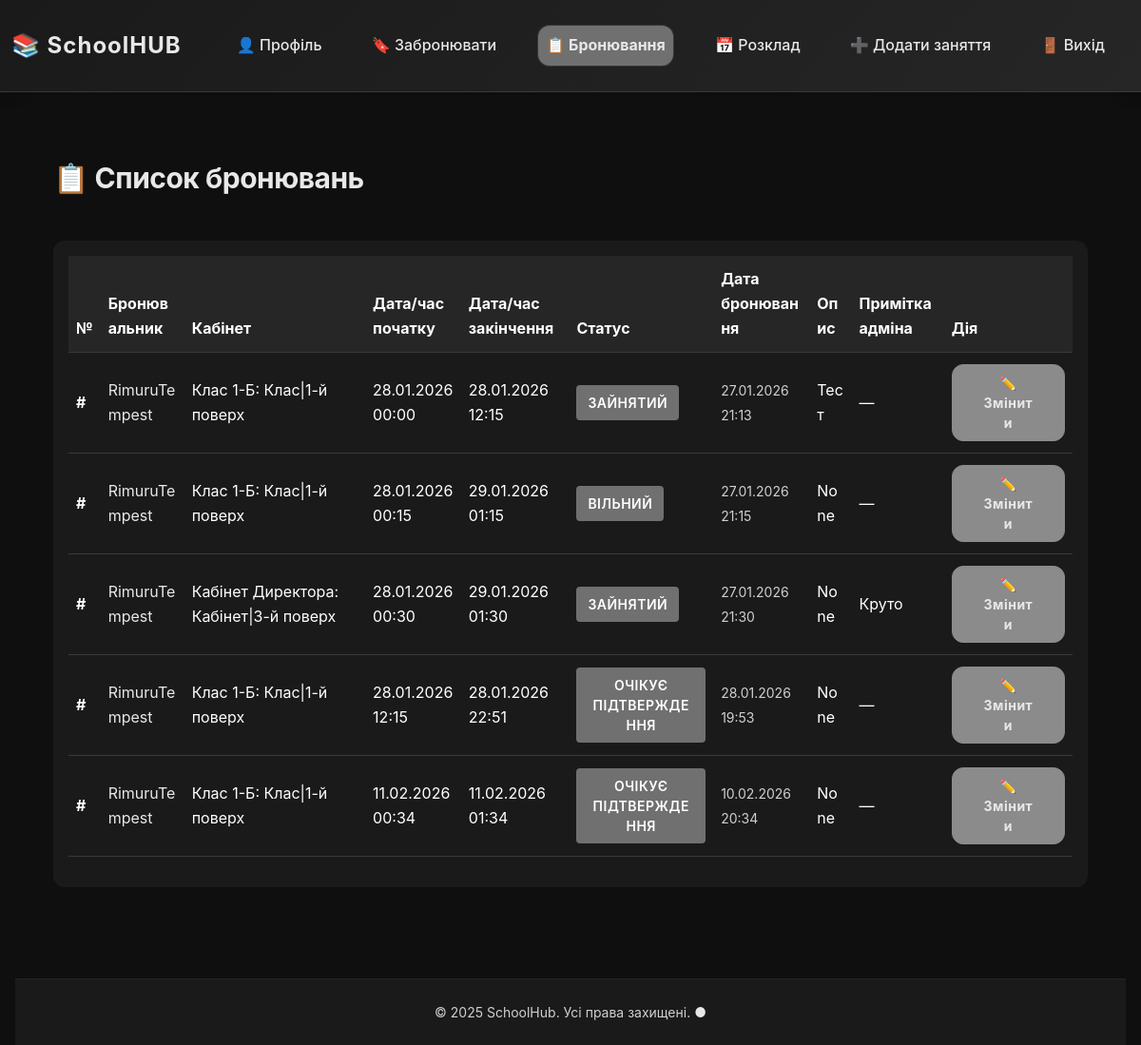
Before: /booking/ (signed in) with the older database file.
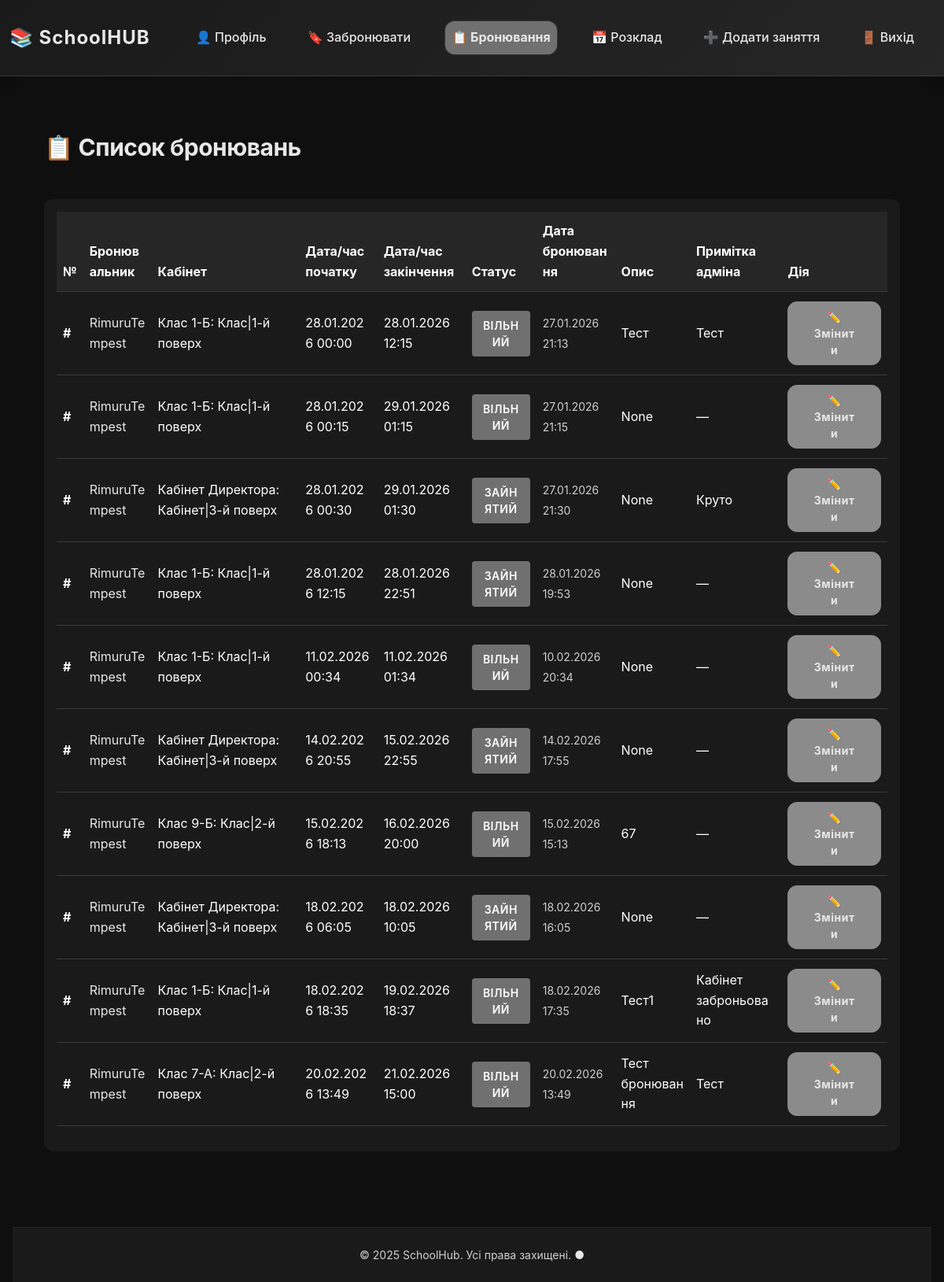
After: the same page with the newer database file.
### Booking/models.py (models this page shows, shortened)
class Booking(models.Model):
    user = models.ForeignKey(User, on_delete=models.CASCADE)
    resource = models.ForeignKey(Resource, on_delete=models.SET_NULL, null=True, verbose_name="Об'єкт")
    start_time = models.DateTimeField(verbose_name="Час початку бронювання")
    end_time = models.DateTimeField(verbose_name="Час завершення бронювання")
    status = models.ForeignKey(Status, on_delete=models.SET_NULL, null=True, verbose_name="Статус")
    created_at = models.DateTimeField(auto_now_add=True)
    description = models.CharField(max_length=255, verbose_name="Додаткова інформація", null=True, blank=True, default=None)
    reason = models.CharField(max_length=255, verbose_name="Інформація від адміністратора/модератора", null=True, blank=True, default=None)

class Status(models.Model):
    name = models.CharField(max_length=50)
    verbose_name = models.CharField(max_length=100)

### Resource/models.py (models this page shows, shortened)
class Resource(models.Model):
    name = models.CharField(max_length=255, verbose_name="Назва")
    type = models.CharField(max_length=255, verbose_name="Тип")
    location = models.ForeignKey(Location, on_delete=models.CASCADE, verbose_name="Розташування")
    is_active = models.BooleanField(default=True, verbose_name="Доступність")
    description = models.TextField(verbose_name="Опис", null=True, blank=True, default=None)
    def __str__(self):
        return f"{self.name}: {self.type}|{self.location.name}"

class Location(models.Model):
    name = models.CharField(max_length=255)

### Booking/views.py (the view)
# urls.py: path("", views.resources, name="resource"),
@has_permission("RB")
@login_required
def resources(request: HttpRequest):
    return render(request, "resource.html", dict(booking=Booking.objects.all()))

### Booking/permissions.py (called while the page is built)
def has_permission(action_name: str):
    def decorator(func):
        @wraps(func)
        def wrap_func(request: HttpRequest, *args, **kwargs):
            if request.user.profile.positions.filter(actions__name=action_name).exists():
                return func(request, *args, **kwargs)
            else:
                messages.error(request, "У вас недостатьно прав")
                return redirect("index")
        return wrap_func
    return decorator

### Booking/templatetags/permissions.py (called while the page is built)
@register.filter(name="has_permission")
def has_permission(user, action_name):
    return user.profile.positions.filter(actions__name=action_name).exists()

### Booking/templates/Resource.html (shortened to what this page needs)
{% extends "base.html" %}
{% load permissions %}
{% block content %}
<div class="container py-4">
    <h1 class="mb-5">📋 Список бронювань</h1>
    {% if booking %}
    <div class="table-wrapper">
        <table class="table table-hover">
            <thead>
                <tr>
                    <th>№</th>
                    <th>Бронювальник</th>
                    <th>Кабінет</th>
                    <th>Дата/час початку</th>
                    <th>Дата/час закінчення</th>
                    <th>Статус</th>
                    <th>Дата бронювання</th>
                    <th>Опис</th>
                    <th>Примітка адміна</th>
                    <th>Дія</th>
                </tr>
            </thead>
            <tbody>
                {% for book in booking %}
                <tr>
                    <td><strong>#{{ forloop.index }}</strong></td>
                    <td><span class="text-accent">{{ book.user }}</span></td>
                    <td>{{ book.resource }}</td>
                    <td>{{ book.start_time|date:"d.m.Y H:i" }}</td>
                    <td>{{ book.end_time|date:"d.m.Y H:i" }}</td>
                    <td>
                        <span class="badge text-bg-info">
                            {{ book.status.verbose_name }}
                        </span>
                    </td>
                    <td><small class="text-muted">{{ book.created_at|date:"d.m.Y H:i" }}</small></td>
                    <td>{{ book.description|truncatewords:5 }}</td>
                    <td>{{ book.reason|default:"—" }}</td>
                    <td>
                        <a href="{% url 'update_book' id=book.id %}" class="btn btn-sm btn-warning">
                            ✏️ Змінити
                        </a>
                    </td>
                </tr>
                {% endfor %}
            </tbody>
        </table>
    </div>
    {% endif %}
</div>
{% endblock content %}

### Profile/templates/base.html (shortened to what this page needs)
{% load static %}
<!DOCTYPE html>
<html lang="uk">
<head>
    <link href="https://cdn.jsdelivr.net/npm/bootstrap@5.3.8/dist/css/bootstrap.min.css" rel="stylesheet">
    <link rel="stylesheet" href="{% static 'css/dark-theme.css' %}">
    <link rel="stylesheet" href="{% static 'css/style.css' %}">
    <link rel="stylesheet" href="{% static 'css/effects.css' %}">
    <link rel="stylesheet" href="https://cdnjs.cloudflare.com/ajax/libs/font-awesome/6.5.1/css/all.min.css" />
</head>
<body class="dark-mode">
    <nav class="navbar navbar-expand-lg navbar-dark sticky-top">
        <div class="container-fluid">
            <a class="navbar-brand gradient-text fw-bold fs-4" href="{% url 'index' %}">
                📚 SchoolHUB
            </a>
            <div class="collapse navbar-collapse" id="navbarNav">
                <ul class="navbar-nav d-flex flex-row w-100 justify-content-around align-items-center">
                    {% include "navigation.html" %}
                </ul>
            </div>
        </div>
    </nav>
    <div class="container-fluid pt-4 px-3">
        <main class="py-4 px-3">
            <div class="container container--main">
                {% block content %}
                {% endblock content %}
            </div>
        </main>
        <footer class="border-top border-dark mt-5 py-4">
            <div class="container text-center">
                <p class="text-muted mb-0 small">
                    © 2025 SchoolHub. Усі права захищені.
                    <span class="text-accent" aria-hidden="true">●</span>
                </p>
            </div>
        </footer>
    </div>
</body>
</html>

### Profile/templates/navigation.html (shortened to what this page needs)
{% load permissions %}
{% with request.resolver_match.url_name as url_name %}
{% if request.user.is_authenticated %}
    <li class="nav-item">
        <a class="nav-link {% if url_name == 'profile' %}active{% endif %}"
           href="{% url 'profile' %}">
            👤 Профіль
        </a>
    </li>
    {% if request.user|has_permission:"CB" %}
    <li class="nav-item">
        <a class="nav-link {% if url_name == 'create_book' %}active{% endif %}"
           href="{% url 'create_book' %}">
            🔖 Забронювати
        </a>
    </li>
    {% endif %}
    {% if request.user|has_permission:"RB" %}
    <li class="nav-item">
        <a class="nav-link {% if url_name == 'resource' %}active{% endif %}"
           href="{% url 'resource' %}">
            📋 Бронювання
        </a>
    </li>
    {% endif %}
    {% if request.user|has_permission:"RS" %}
    <li class="nav-item">
        <a class="nav-link {% if url_name == 'schedule_view' %}active{% endif %}"
           href="{% url 'schedule_view' %}">
            📅 Розклад
        </a>
    </li>
    {% endif %}
    {% if request.user|has_permission:"CS" %}
    <li class="nav-item">
        <a class="nav-link {% if url_name == 'add_schedule' %}active{% endif %}"
           href="{% url 'add_schedule' %}">
            ➕ Додати заняття
        </a>
    </li>
    {% endif %}
    <li class="nav-item">
        <a class="nav-link" href="{% url 'logout_view' %}">
            🚪 Вихід
        </a>
    </li>
{% endif %}
{% endwith %}

### Profile/static/css/style.css (style rules this page uses)
.navbar { background: linear-gradient(135deg, #1A1A1A 0%, #262626 100%); border-bottom: 1px solid #3A3A3A; box-shadow: 0 2px 12px rgba(0, 0, 0, 0.3); padding: var(--spacing-lg) 0; }
.navbar-brand { font-size: var(--font-size-2xl) !important; letter-spacing: 1px; margin-right: var(--spacing-xl); transition: all var(--transition-base); color: #E8E8E8; }
.navbar-nav .nav-item { flex: 1 1 auto; text-align: center; }
.navbar-nav .nav-link { padding: 0.5rem 0.75rem; display: inline-flex; align-items: center; justify-content: center; white-space: nowrap; }
main { min-height: calc(100vh - 200px); }
.container--main { max-width: 1200px; margin-left: auto; margin-right: auto; }
footer { background-color: var(--color-bg-secondary); color: #E0E0E0; margin-top: auto; padding-top: var(--spacing-xl); padding-bottom: var(--spacing-xl); }
footer p { margin: 0; line-height: 1.5; }
footer .text-accent { color: var(--color-accent-primary); animation: pulse 2s ease-in-out infinite; }
.table-wrapper { overflow-x: auto; border-radius: var(--radius-lg); background: var(--color-bg-secondary); padding: var(--spacing-base); width: 100%; -webkit-overflow-scrolling: touch; }
.table-wrapper table { width: 100%; min-width: 900px; border-collapse: collapse; }
.table-wrapper th, .table-wrapper td { padding: 0.75rem 0.5rem; text-align: left; white-space: normal; word-break: break-word; }
.table-wrapper th { position: sticky; top: 0; background: var(--color-bg-tertiary); z-index: 10; }
.table-wrapper tbody td { border-bottom: 1px solid var(--color-border); }

### Profile/static/css/effects.css (style rules this page uses)
html { scroll-behavior: smooth; }
body { animation: pageLoad 0.6s ease-in-out; }
.btn { position: relative; overflow: hidden; }
.btn::after { content: ''; position: absolute; top: 0; left: -100%; width: 100%; height: 100%; background: linear-gradient(90deg, transparent, rgba(255, 255, 255, 0.2), transparent); transition: left 0.5s ease; }
a:not(.btn):not(.nav-link) { position: relative; transition: color 0.3s ease; }
a:not(.btn):not(.nav-link)::after { content: ''; position: absolute; bottom: -2px; left: 0; width: 0; height: 2px; background: var(--color-accent-primary); transition: width 0.3s ease; }
.table td { transition: color 0.2s ease, background-color 0.2s ease; vertical-align: middle; }
.navbar { box-shadow: 0 4px 12px rgba(0, 0, 0, 0.3), 0 0 20px rgba(139, 139, 139, 0.05); transition: all 0.3s ease; }
.badge { display: inline-block; padding: 0.5em 0.75em; min-height: 2em; line-height: 1.5; white-space: normal; }
main { scroll-behavior: smooth; }

Changed rows visible on the page:
changed Booking (number 1 of 10 on the later page): status.verbose_name "ЗАЙНЯТИЙ" → "ВІЛЬНИЙ"; reason "—" → "Тест"
changed Booking (number 4 of 10 on the later page): status.verbose_name "ОЧІКУЄ ПІДТВЕРЖДЕННЯ" → "ЗАЙНЯТИЙ"
changed Booking (number 5 of 10 on the later page): status.verbose_name "ОЧІКУЄ ПІДТВЕРЖДЕННЯ" → "ВІЛЬНИЙ"
added Booking: user "RimuruTempest", resource "Кабінет Директора: Кабінет|3-й поверх", start_time "14.02.2026 20:55", end_time "15.02.2026 22:55", status.verbose_name "ЗАЙНЯТИЙ", created_at "14.02.2026 17:55", description "None", reason "—"
added Booking: user "RimuruTempest", resource "Клас 9-Б: Клас|2-й поверх", start_time "15.02.2026 18:13", end_time "16.02.2026 20:00", status.verbose_name "ВІЛЬНИЙ", created_at "15.02.2026 15:13", description "67", reason "—"
added Booking: user "RimuruTempest", resource "Кабінет Директора: Кабінет|3-й поверх", start_time "18.02.2026 06:05", end_time "18.02.2026 10:05", status.verbose_name "ЗАЙНЯТИЙ", created_at "18.02.2026 16:05", description "None", reason "—"
added Booking: user "RimuruTempest", resource "Клас 1-Б: Клас|1-й поверх", start_time "18.02.2026 18:35", end_time "19.02.2026 18:37", status.verbose_name "ВІЛЬНИЙ", created_at "18.02.2026 17:35", description "Тест1", reason "Кабінет заброньовано"
added Booking: user "RimuruTempest", resource "Клас 7-А: Клас|2-й поверх", start_time "20.02.2026 13:49", end_time "21.02.2026 15:00", status.verbose_name "ВІЛЬНИЙ", created_at "20.02.2026 13:49", description "Тест бронювання", reason "Тест"
